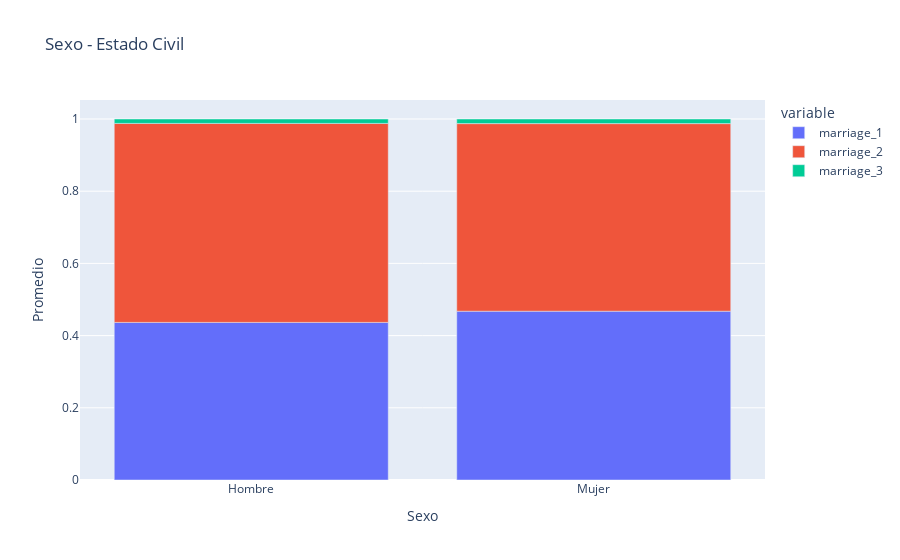

Source (notebook cell):
### Code cell
px.bar(clean_data[['marriage_1', 'marriage_2', 'marriage_3']].groupby(
        clean_data['female']).mean().set_index(pd.Index(['Hombre', 'Mujer'])),
        title="Sexo - Estado Civil",
        labels={
            'value': 'Promedio',
            'index': 'Sexo'
    })

### Figure 1 — Plotly figure (JSON) as saved in the notebook; plotly's stock layout.template omitted (floating-point values rounded to 4 significant figures)
{"data": [{"alignmentgroup": "True", "hovertemplate": "variable=marriage_1<br>Sexo=%{x}<br>Promedio=%{y}<extra></extra>", "legendgroup": "marriage_1", "marker": {"color": "#636efa", "pattern": {"shape": ""}}, "name": "marriage_1", "offsetgroup": "marriage_1", "orientation": "v", "showlegend": true, "textposition": "auto", "type": "bar", "x": ["Hombre", "Mujer"], "xaxis": "x", "y": [0.4366, 0.4676], "yaxis": "y"}, {"alignmentgroup": "True", "hovertemplate": "variable=marriage_2<br>Sexo=%{x}<br>Promedio=%{y}<extra></extra>", "legendgroup": "marriage_2", "marker": {"color": "#EF553B", "pattern": {"shape": ""}}, "name": "marriage_2", "offsetgroup": "marriage_2", "orientation": "v", "showlegend": true, "textposition": "auto", "type": "bar", "x": ["Hombre", "Mujer"], "xaxis": "x", "y": [0.5512, 0.5196], "yaxis": "y"}, {"alignmentgroup": "True", "hovertemplate": "variable=marriage_3<br>Sexo=%{x}<br>Promedio=%{y}<extra></extra>", "legendgroup": "marriage_3", "marker": {"color": "#00cc96", "pattern": {"shape": ""}}, "name": "marriage_3", "offsetgroup": "marriage_3", "orientation": "v", "showlegend": true, "textposition": "auto", "type": "bar", "x": ["Hombre", "Mujer"], "xaxis": "x", "y": [0.0122, 0.01281], "yaxis": "y"}], "layout": {"barmode": "relative", "legend": {"title": {"text": "variable"}, "tracegroupgap": 0}, "title": {"text": "Sexo - Estado Civil"}, "xaxis": {"anchor": "y", "domain": [0, 1], "title": {"text": "Sexo"}}, "yaxis": {"anchor": "x", "domain": [0, 1], "title": {"text": "Promedio"}}}}
